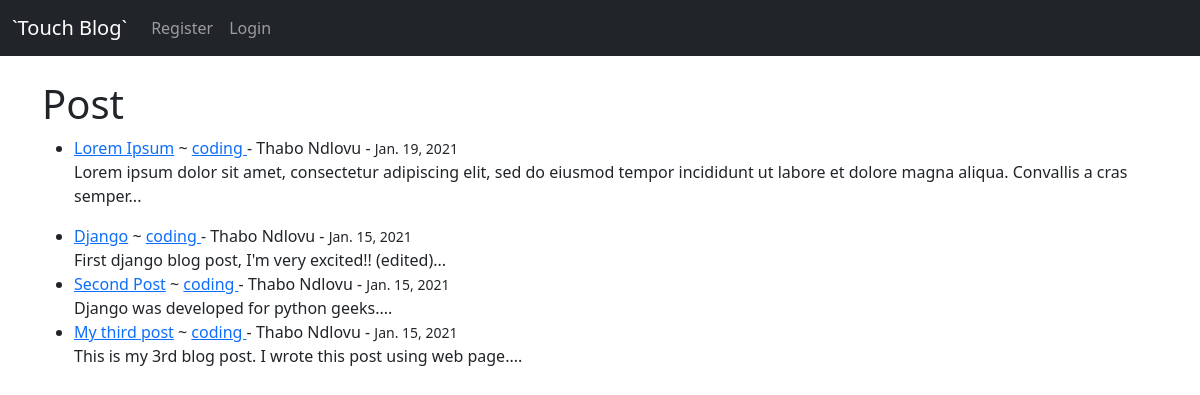
/blog/, run on an earlier commit of the app's database.
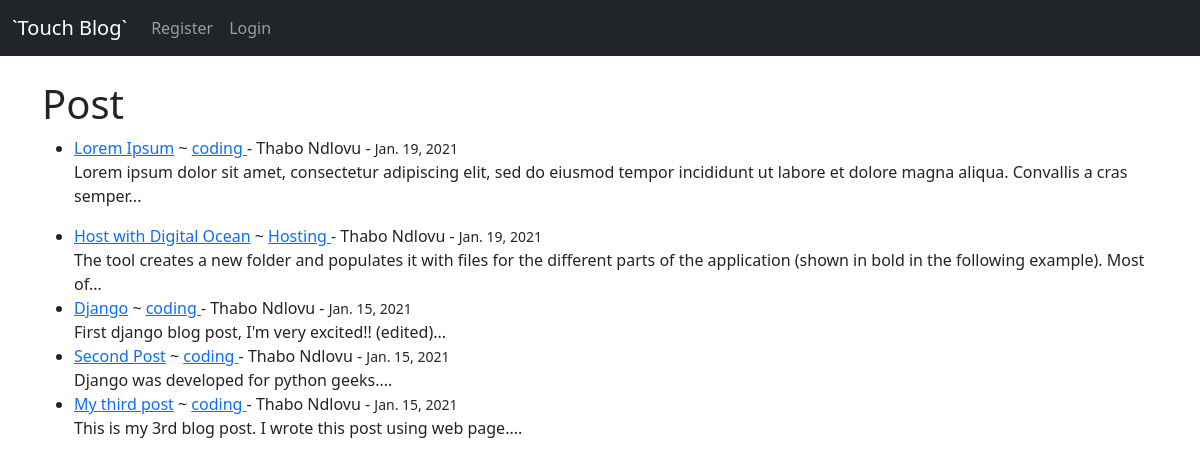
And on a later commit of the database.
### blog/models.py (models this page shows, shortened)
class Post(models.Model):
    title = models.CharField(max_length=255)
    author = models.ForeignKey(User, on_delete=models.CASCADE)
    body = models.TextField()
    post_date = models.DateField(auto_now_add=True)
    category = models.CharField(max_length=255, default='coding')

### blog/views.py (the view)
# urls.py: path('', HomeView.as_view(), name='home'),
class HomeView(ListView):
	model = Post
	template_name = 'home.html'
	ordering = ['-post_date']

### blog/templates/home.html (shortened to what this page needs)
{% extends 'base.html' %}
{% block content %}
    <h1>Post</h1>
	<ul>
	{% for post in object_list %}
		<li>
		<a href="{% url 'article' post.pk %}">{{ post.title }}</a>
		 ~ <a href="{% url 'category' post.category %}"> {{ post.category }} </a>
		 - {{ post.author.first_name }} {{ post.author.last_name }} - <small>{{ post.post_date }}</small>
		 <br>
		{{ post.body|slice:":150"|safe }}...
		</li>
	{% endfor %}
	</ul>
{% endblock %}

What changed in the data, as far as the page shows it:
added Post: title "Host with Digital Ocean", category "Hosting", author.first_name "Thabo", author.last_name "Ndlovu", post_date "Jan. 19, 2021", body "The tool creates a new folder and populates it with files for the different parts of the application (shown in bold in the following example). Most of"
